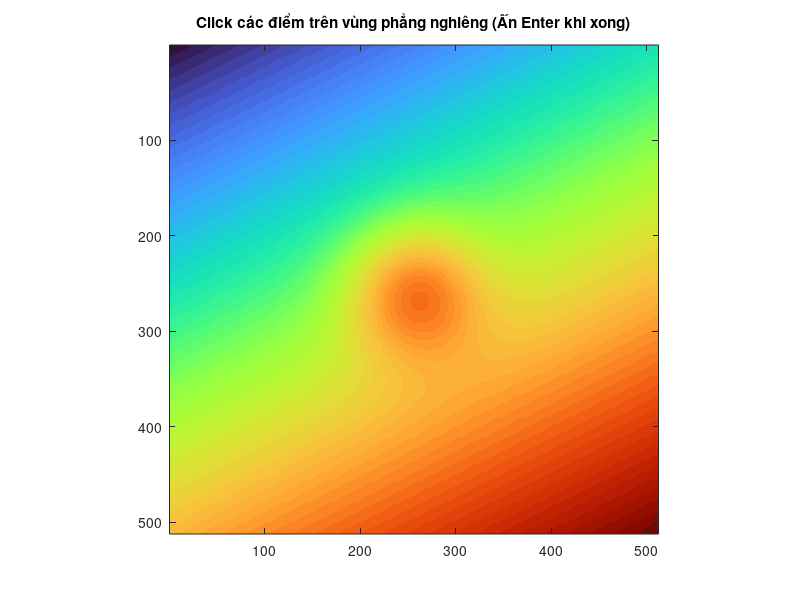
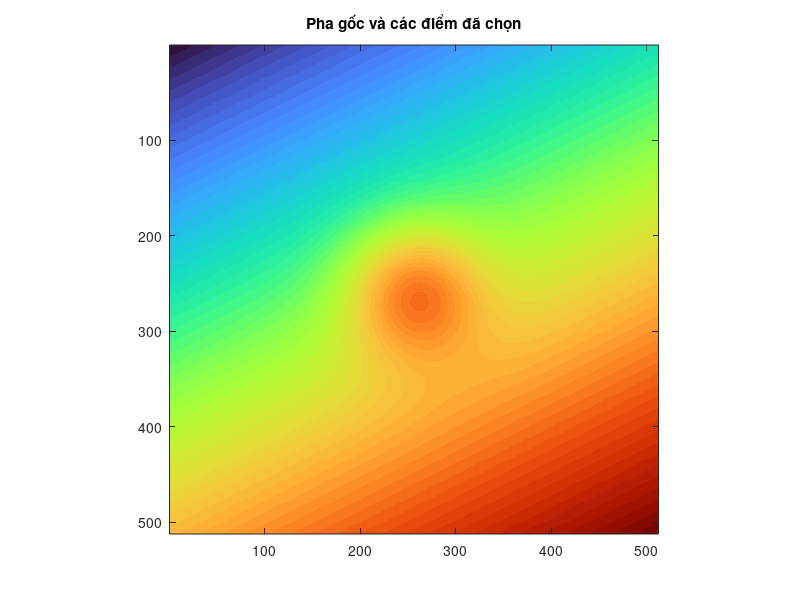

Reproduce these figures in MATLAB, in order. (Note: this script raises an error after producing the figures.)
clc; clear; close all;

% --- 1. Tạo bề mặt pha có nghiêng + lồi ---
N = 512;
[X, Y] = meshgrid(1:N, 1:N);
phi = 0.01*X + 0.02*Y + 4 * exp(-((X - N/2).^2 + (Y - N/2).^2)/(2*50^2));

% --- 2. Hiển thị ảnh để bạn chọn điểm ---
figure;
imagesc(phi); axis image; colormap turbo;
title('Click các điểm trên vùng phẳng nghiêng (Ấn Enter khi xong)');

% Ginput: chọn điểm rồi Enter
[x_pts, y_pts] = ginput();  
z_pts = interp2(phi, x_pts, y_pts);

% --- 3. Sau khi chọn xong, hiển thị lại ảnh + điểm đã chọn ---
figure;
imagesc(phi); axis image; colormap turbo; hold on;
title('Pha gốc và các điểm đã chọn');
plot(x_pts, y_pts, 'rx', 'MarkerSize', 10, 'LineWidth', 2);
for i = 1:length(x_pts)
    text(x_pts(i)+5, y_pts(i), sprintf('%d', i), ...
        'Color', 'w', 'FontSize', 10, 'FontWeight', 'bold');
end
hold off;

% --- 4. Fit mặt phẳng từ các điểm đã chọn ---
tbl = table(x_pts, y_pts, z_pts, 'VariableNames', {'x', 'y', 'z'});
f = fit([tbl.x, tbl.y], tbl.z, 'poly11');  % z = ax + by + c

% --- 5. Nội suy mặt phẳng toàn ảnh và trừ ---
phi_plane = f(X, Y);
phi_corrected = phi - phi_plane;

% --- 6. Hiển thị kết quả so sánh ---
figure;
subplot(1,3,1);
imagesc(phi); axis image; colormap turbo; title('Pha gốc');

subplot(1,3,2);
imagesc(phi_plane); axis image; colormap turbo; title('Mặt phẳng đã fit');

subplot(1,3,3);
imagesc(phi_corrected); axis image; colormap turbo; title('Pha đã loại nghiêng');
